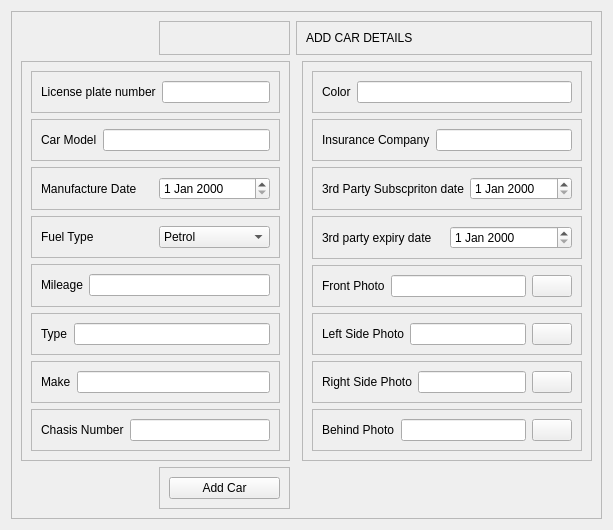
            <widget class="QWidget" name="tab_17">
             <attribute name="title">
              <string>Add Car</string>
             </attribute>
             <layout class="QVBoxLayout" name="verticalLayout_2">
              <item>
               <widget class="QFrame" name="frame_2">
                <property name="autoFillBackground">
                 <bool>true</bool>
                </property>
                <property name="frameShape">
                 <enum>QFrame::StyledPanel</enum>
                </property>
                <property name="frameShadow">
                 <enum>QFrame::Raised</enum>
                </property>
                <layout class="QGridLayout" name="gridLayout_50">
                 <item row="0" column="1">
                  <widget class="QFrame" name="frame_109">
                   <property name="frameShape">
                    <enum>QFrame::StyledPanel</enum>
                   </property>
                   <property name="frameShadow">
                    <enum>QFrame::Raised</enum>
                   </property>
                   <layout class="QGridLayout" name="gridLayout_49"/>
                  </widget>
                 </item>
                 <item row="1" column="0" colspan="2">
                  <widget class="QFrame" name="frame_110">
                   <property name="autoFillBackground">
                    <bool>true</bool>
                   </property>
                   <property name="frameShape">
                    <enum>QFrame::StyledPanel</enum>
                   </property>
                   <property name="frameShadow">
                    <enum>QFrame::Raised</enum>
                   </property>
                   <layout class="QGridLayout" name="gridLayout_116">
                    <item row="0" column="0">
                     <widget class="QFrame" name="frame_172">
                      <property name="frameShape">
                       <enum>QFrame::StyledPanel</enum>
                      </property>
                      <property name="frameShadow">
                       <enum>QFrame::Raised</enum>
                      </property>
                      <layout class="QGridLayout" name="gridLayout_118">
                       <item row="0" column="0">
                        <widget class="QLabel" name="label_79">
                         <property name="text">
                          <string>License plate number</string>
                         </property>
                         <property name="buddy">
                          <cstring>licensenumber</cstring>
                         </property>
                        </widget>
                       </item>
                       <item row="0" column="1">
                        <widget class="QLineEdit" name="licensenumber_4">
                         <property name="autoFillBackground">
                          <bool>false</bool>
                         </property>
                        </widget>
                       </item>
                      </layout>
                     </widget>
                    </item>
                    <item row="1" column="0">
                     <widget class="QFrame" name="frame_176">
                      <property name="frameShape">
                       <enum>QFrame::StyledPanel</enum>
                      </property>
                      <property name="frameShadow">
                       <enum>QFrame::Raised</enum>
                      </property>
                      <layout class="QGridLayout" name="gridLayout_42">
                       <item row="0" column="0">
                        <widget class="QLabel" name="label_80">
                         <property name="text">
                          <string>Car Model</string>
                         </property>
                         <property name="buddy">
                          <cstring>carmodel</cstring>
                         </property>
                        </widget>
                       </item>
                       <item row="0" column="1">
                        <widget class="QLineEdit" name="carmodel_4">
                         <property name="autoFillBackground">
                          <bool>false</bool>
                         </property>
                        </widget>
                       </item>
                      </layout>
                     </widget>
                    </item>
                    <item row="2" column="0">
                     <widget class="QFrame" name="frame_180">
                      <property name="frameShape">
                       <enum>QFrame::StyledPanel</enum>
                      </property>
                      <property name="frameShadow">
                       <enum>QFrame::Raised</enum>
                      </property>
                      <layout class="QGridLayout" name="gridLayout_45">
                       <item row="0" column="0">
                        <widget class="QLabel" name="label_81">
                         <property name="text">
                          <string>Manufacture Date</string>
                         </property>
                         <property name="buddy">
                          <cstring>manudate</cstring>
                         </property>
                        </widget>
                       </item>
                       <item row="0" column="1">
                        <widget class="QDateEdit" name="manudate_4">
                         <property name="autoFillBackground">
                          <bool>true</bool>
                         </property>
                        </widget>
                       </item>
                      </layout>
                     </widget>
                    </item>
                    <item row="3" column="0">
                     <widget class="QFrame" name="frame_184">
                      <property name="frameShape">
                       <enum>QFrame::StyledPanel</enum>
                      </property>
                      <property name="frameShadow">
                       <enum>QFrame::Raised</enum>
                      </property>
                      <layout class="QGridLayout" name="gridLayout_47">
                       <item row="0" column="0">
                        <widget class="QLabel" name="label_82">
                         <property name="text">
                          <string>Fuel Type</string>
                         </property>
                         <property name="buddy">
                          <cstring>fuel_type</cstring>
                         </property>
                        </widget>
                       </item>
                       <item row="0" column="1">
                        <widget class="QComboBox" name="fuel_type_4">
                         <property name="autoFillBackground">
                          <bool>true</bool>
                         </property>
                         <item>
                          <property name="text">
                           <string>Petrol</string>
                          </property>
                         </item>
                         <item>
                          <property name="text">
                           <string>Deisel</string>
                          </property>
                         </item>
                        </widget>
                       </item>
                      </layout>
                     </widget>
                    </item>
                    <item row="4" column="0">
                     <widget class="QFrame" name="frame_188">
                      <property name="frameShape">
                       <enum>QFrame::StyledPanel</enum>
                      </property>
                      <property name="frameShadow">
                       <enum>QFrame::Raised</enum>
                      </property>
                      <layout class="QGridLayout" name="gridLayout_130">
                       <item row="0" column="0">
                        <widget class="QLabel" name="label_83">
                         <property name="text">
                          <string>Mileage</string>
                         </property>
                         <property name="buddy">
                          <cstring>initial_mileage</cstring>
                         </property>
                        </widget>
                       </item>
                       <item row="0" column="1">
                        <widget class="QLineEdit" name="initial_mileage_4">
                         <property name="autoFillBackground">
                          <bool>false</bool>
                         </property>
                        </widget>
                       </item>
                      </layout>
                     </widget>
                    </item>
                    <item row="5" column="0">
                     <widget class="QFrame" name="frame_192">
                      <property name="frameShape">
                       <enum>QFrame::StyledPanel</enum>
                      </property>
                      <property name="frameShadow">
                       <enum>QFrame::Raised</enum>
                      </property>
                      <layout class="QGridLayout" name="gridLayout_133">
                       <item row="0" column="0">
                        <widget class="QLabel" name="label_84">
                         <property name="text">
                          <string>Type</string>
                         </property>
                         <property name="buddy">
                          <cstring>cartype</cstring>
                         </property>
                        </widget>
                       </item>
                       <item row="0" column="1">
                        <widget class="QLineEdit" name="cartype_4">
                         <property name="autoFillBackground">
                          <bool>false</bool>
                         </property>
                        </widget>
                       </item>
                      </layout>
                     </widget>
                    </item>
                    <item row="6" column="0">
                     <widget class="QFrame" name="frame_196">
                      <property name="frameShape">
                       <enum>QFrame::StyledPanel</enum>
                      </property>
                      <property name="frameShadow">
                       <enum>QFrame::Raised</enum>
                      </property>
                      <layout class="QGridLayout" name="gridLayout_136">
                       <item row="0" column="0">
                        <widget class="QLabel" name="label_85">
                         <property name="text">
                          <string>Make</string>
                         </property>
                         <property name="buddy">
                          <cstring>carmake</cstring>
                         </property>
                        </widget>
                       </item>
                       <item row="0" column="1">
                        <widget class="QLineEdit" name="carmake_4">
                         <property name="autoFillBackground">
                          <bool>false</bool>
                         </property>
                        </widget>
                       </item>
                      </layout>
                     </widget>
                    </item>
                    <item row="7" column="0">
                     <widget class="QFrame" name="frame_200">
                      <property name="frameShape">
                       <enum>QFrame::StyledPanel</enum>
                      </property>
                      <property name="frameShadow">
                       <enum>QFrame::Raised</enum>
                      </property>
                      <layout class="QGridLayout" name="gridLayout_139">
                       <item row="0" column="1">
                        <widget class="QLineEdit" name="chasisnumber_4"/>
                       </item>
                       <item row="0" column="0">
                        <widget class="QLabel" name="label_86">
                         <property name="text">
                          <string>Chasis Number</string>
                         </property>
                         <property name="buddy">
                          <cstring>chasisnumber</cstring>
                         </property>
                        </widget>
                       </item>
                      </layout>
                     </widget>
                    </item>
                   </layout>
                   <widget class="QLabel" name="label_78">
                    <property name="geometry">
                     <rect>
                      <x>150</x>
                      <y>250</y>
                      <width>46</width>
                      <height>13</height>
                     </rect>
                    </property>
                    <property name="text">
                     <string/>
                    </property>
                   </widget>
                  </widget>
                 </item>
                 <item row="1" column="3">
                  <widget class="QFrame" name="frame_171">
                   <property name="autoFillBackground">
                    <bool>true</bool>
                   </property>
                   <property name="frameShape">
                    <enum>QFrame::StyledPanel</enum>
                   </property>
                   <property name="frameShadow">
                    <enum>QFrame::Raised</enum>
                   </property>
                   <layout class="QGridLayout" name="gridLayout_117">
                    <item row="3" column="0">
                     <widget class="QFrame" name="frame_79">
                      <property name="frameShape">
                       <enum>QFrame::StyledPanel</enum>
                      </property>
                      <property name="frameShadow">
                       <enum>QFrame::Raised</enum>
                      </property>
                      <layout class="QGridLayout" name="gridLayout_46">
                       <item row="0" column="0">
                        <widget class="QLabel" name="label_24">
                         <property name="text">
                          <string>3rd Party Subscpriton date</string>
                         </property>
                         <property name="buddy">
                          <cstring>subscriptiondate</cstring>
                         </property>
                        </widget>
                       </item>
                       <item row="0" column="1">
                        <widget class="QDateEdit" name="subscriptiondate">
                         <property name="autoFillBackground">
                          <bool>true</bool>
                         </property>
                        </widget>
                       </item>
                      </layout>
                     </widget>
                    </item>
                    <item row="1" column="0">
                     <widget class="QFrame" name="frame_75">
                      <property name="frameShape">
                       <enum>QFrame::StyledPanel</enum>
                      </property>
                      <property name="frameShadow">
                       <enum>QFrame::Raised</enum>
                      </property>
                      <layout class="QGridLayout" name="gridLayout_43">
                       <item row="0" column="0">
                        <widget class="QLabel" name="InsuranceCompany">
                         <property name="text">
                          <string>Insurance Company</string>
                         </property>
                        </widget>
                       </item>
                       <item row="0" column="1">
                        <widget class="QLineEdit" name="lineEdit_7"/>
                       </item>
                      </layout>
                     </widget>
                    </item>
                    <item row="0" column="0">
                     <widget class="QFrame" name="frame_71">
                      <property name="frameShape">
                       <enum>QFrame::StyledPanel</enum>
                      </property>
                      <property name="frameShadow">
                       <enum>QFrame::Raised</enum>
                      </property>
                      <layout class="QGridLayout" name="gridLayout_44">
                       <item row="0" column="0">
                        <widget class="QLabel" name="label_14">
                         <property name="text">
                          <string>Color</string>
                         </property>
                         <property name="buddy">
                          <cstring>carcolor</cstring>
                         </property>
                        </widget>
                       </item>
                       <item row="0" column="1">
                        <widget class="QLineEdit" name="carcolor">
                         <property name="autoFillBackground">
                          <bool>false</bool>
                         </property>
                        </widget>
                       </item>
                      </layout>
                     </widget>
                    </item>
                    <item row="4" column="0">
                     <widget class="QFrame" name="frame_83">
                      <property name="frameShape">
                       <enum>QFrame::StyledPanel</enum>
                      </property>
                      <property name="frameShadow">
                       <enum>QFrame::Raised</enum>
                      </property>
                      <layout class="QGridLayout" name="gridLayout_53">
                       <item row="0" column="0">
                        <widget class="QLabel" name="label_21">
                         <property name="text">
                          <string>3rd party expiry date</string>
                         </property>
                         <property name="buddy">
                          <cstring>expirydate</cstring>
                         </property>
                        </widget>
                       </item>
                       <item row="0" column="1">
                        <widget class="QDateEdit" name="expirydate"/>
                       </item>
                      </layout>
                     </widget>
                    </item>
                    <item row="5" column="0">
                     <widget class="QFrame" name="frame_87">
                      <property name="frameShape">
                       <enum>QFrame::StyledPanel</enum>
                      </property>
                      <property name="frameShadow">
                       <enum>QFrame::Raised</enum>
                      </property>
                      <layout class="QGridLayout" name="gridLayout_13">
                       <item row="0" column="0">
                        <widget class="QLabel" name="label_17">
                         <property name="text">
                          <string>Front Photo</string>
                         </property>
                         <property name="buddy">
                          <cstring>lineEdit_9</cstring>
                         </property>
                        </widget>
                       </item>
                       <item row="0" column="1">
                        <widget class="QLineEdit" name="lineEdit_9">
                         <property name="autoFillBackground">
                          <bool>false</bool>
                         </property>
                        </widget>
                       </item>
                       <item row="0" column="2">
                        <widget class="QPushButton" name="upload1button">
                         <property name="text">
                          <string/>
                         </property>
                         <property name="icon">
                          <iconset resource="icons.qrc">
                           <normaloff>:/icons/icons/files.png</normaloff>:/icons/icons/files.png</iconset>
                         </property>
                        </widget>
                       </item>
                      </layout>
                     </widget>
                    </item>
                    <item row="6" column="0">
                     <widget class="QFrame" name="frame_97">
                      <property name="frameShape">
                       <enum>QFrame::StyledPanel</enum>
                      </property>
                      <property name="frameShadow">
                       <enum>QFrame::Raised</enum>
                      </property>
                      <layout class="QGridLayout" name="gridLayout_16">
                       <item row="0" column="0">
                        <widget class="QLabel" name="label_12">
                         <property name="text">
                          <string>Left Side Photo</string>
                         </property>
                         <property name="buddy">
                          <cstring>lineEdit_10</cstring>
                         </property>
                        </widget>
                       </item>
                       <item row="0" column="1">
                        <widget class="QLineEdit" name="lineEdit_10"/>
                       </item>
                       <item row="0" column="2">
                        <widget class="QPushButton" name="upload2button">
                         <property name="text">
                          <string/>
                         </property>
                         <property name="icon">
                          <iconset resource="icons.qrc">
                           <normaloff>:/icons/icons/files.png</normaloff>:/icons/icons/files.png</iconset>
                         </property>
                        </widget>
                       </item>
                      </layout>
                     </widget>
                    </item>
                    <item row="7" column="0">
                     <widget class="QFrame" name="frame_92">
                      <property name="frameShape">
                       <enum>QFrame::StyledPanel</enum>
                      </property>
                      <property name="frameShadow">
                       <enum>QFrame::Raised</enum>
                      </property>
                      <layout class="QGridLayout" name="gridLayout_17">
                       <item row="0" column="0">
                        <widget class="QLabel" name="label_16">
                         <property name="text">
                          <string>Right Side Photo</string>
                         </property>
                         <property name="buddy">
                          <cstring>lineEdit_8</cstring>
                         </property>
                        </widget>
                       </item>
                       <item row="0" column="1">
                        <widget class="QLineEdit" name="lineEdit_8">
                         <property name="autoFillBackground">
                          <bool>false</bool>
                         </property>
                        </widget>
                       </item>
                       <item row="0" column="2">
                        <widget class="QPushButton" name="upload3button">
                         <property name="text">
                          <string/>
                         </property>
                         <property name="icon">
                          <iconset resource="icons.qrc">
                           <normaloff>:/icons/icons/files.png</normaloff>:/icons/icons/files.png</iconset>
                         </property>
                        </widget>
                       </item>
                      </layout>
                     </widget>
                    </item>
                    <item row="8" column="0">
                     <widget class="QFrame" name="frame_102">
                      <property name="frameShape">
                       <enum>QFrame::StyledPanel</enum>
                      </property>
                      <property name="frameShadow">
                       <enum>QFrame::Raised</enum>
                      </property>
                      <layout class="QGridLayout" name="gridLayout_18">
                       <item row="0" column="0">
                        <widget class="QLabel" name="label_18">
                         <property name="text">
                          <string>Behind Photo</string>
                         </property>
                         <property name="buddy">
                          <cstring>lineEdit_6</cstring>
                         </property>
                        </widget>
                       </item>
                       <item row="0" column="1">
                        <widget class="QLineEdit" name="lineEdit_6"/>
                       </item>
                       <item row="0" column="2">
                        <widget class="QPushButton" name="upload4button">
                         <property name="text">
                          <string/>
                         </property>
                         <property name="icon">
                          <iconset resource="icons.qrc">
                           <normaloff>:/icons/icons/files.png</normaloff>:/icons/icons/files.png</iconset>
                         </property>
                        </widget>
                       </item>
                      </layout>
                     </widget>
                    </item>
                   </layout>
                  </widget>
                 </item>
                 <item row="2" column="1" alignment="Qt::AlignTop">
                  <widget class="QFrame" name="frame_70">
                   <property name="frameShape">
                    <enum>QFrame::StyledPanel</enum>
                   </property>
                   <property name="frameShadow">
                    <enum>QFrame::Raised</enum>
                   </property>
                   <layout class="QGridLayout" name="gridLayout_143">
                    <item row="0" column="0">
                     <widget class="QPushButton" name="addcar">
                      <property name="autoFillBackground">
                       <bool>true</bool>
                      </property>
                      <property name="text">
                       <string>Add Car</string>
                      </property>
                     </widget>
                    </item>
                   </layout>
                  </widget>
                 </item>
                 <item row="0" column="2" colspan="2">
                  <widget class="QFrame" name="frame_30">
                   <property name="sizePolicy">
                    <sizepolicy hsizetype="Minimum" vsizetype="Fixed">
                     <horstretch>0</horstretch>
                     <verstretch>0</verstretch>
                    </sizepolicy>
                   </property>
                   <property name="frameShape">
                    <enum>QFrame::StyledPanel</enum>
                   </property>
                   <property name="frameShadow">
                    <enum>QFrame::Raised</enum>
                   </property>
                   <layout class="QGridLayout" name="gridLayout_20">
                    <item row="0" column="0">
                     <widget class="QLabel" name="label_13">
                      <property name="text">
                       <string>ADD CAR DETAILS</string>
                      </property>
                     </widget>
                    </item>
                   </layout>
                  </widget>
                 </item>
                </layout>
               </widget>
              </item>
             </layout>
            </widget>
